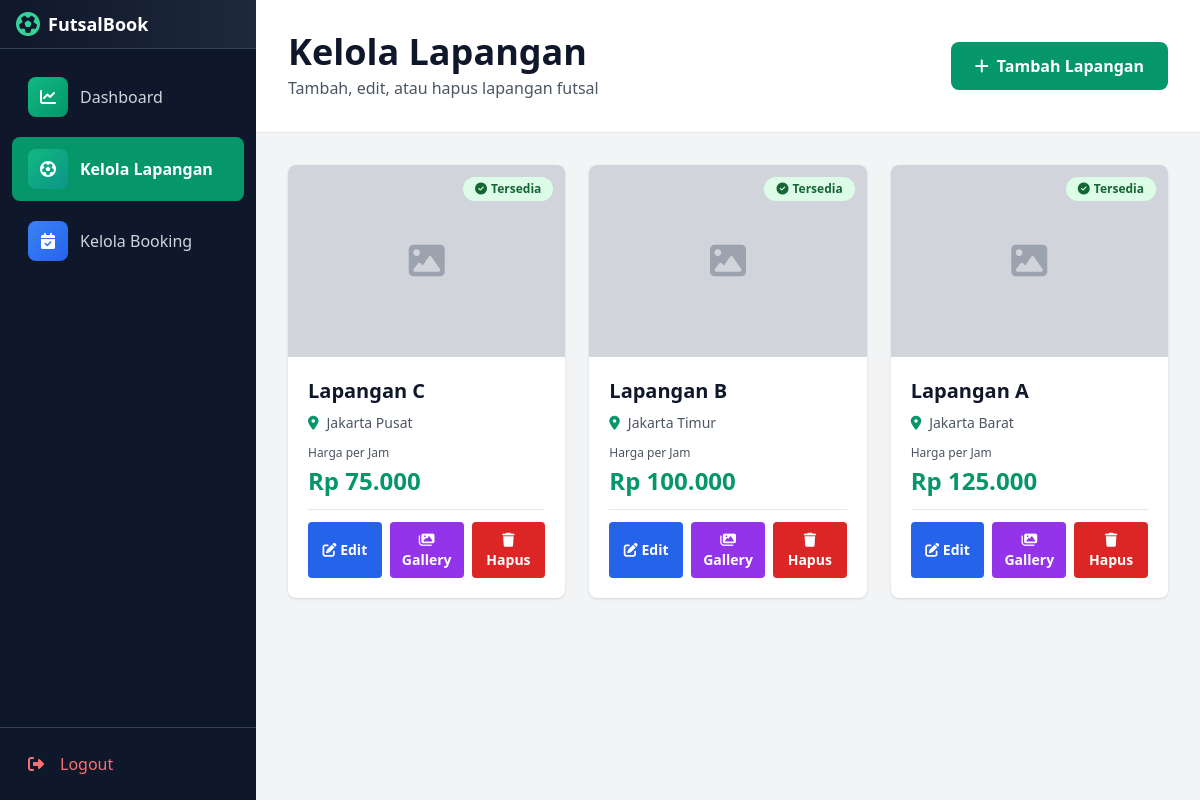
The app's page /admin/manage_lapangan.php (signed in), older data.
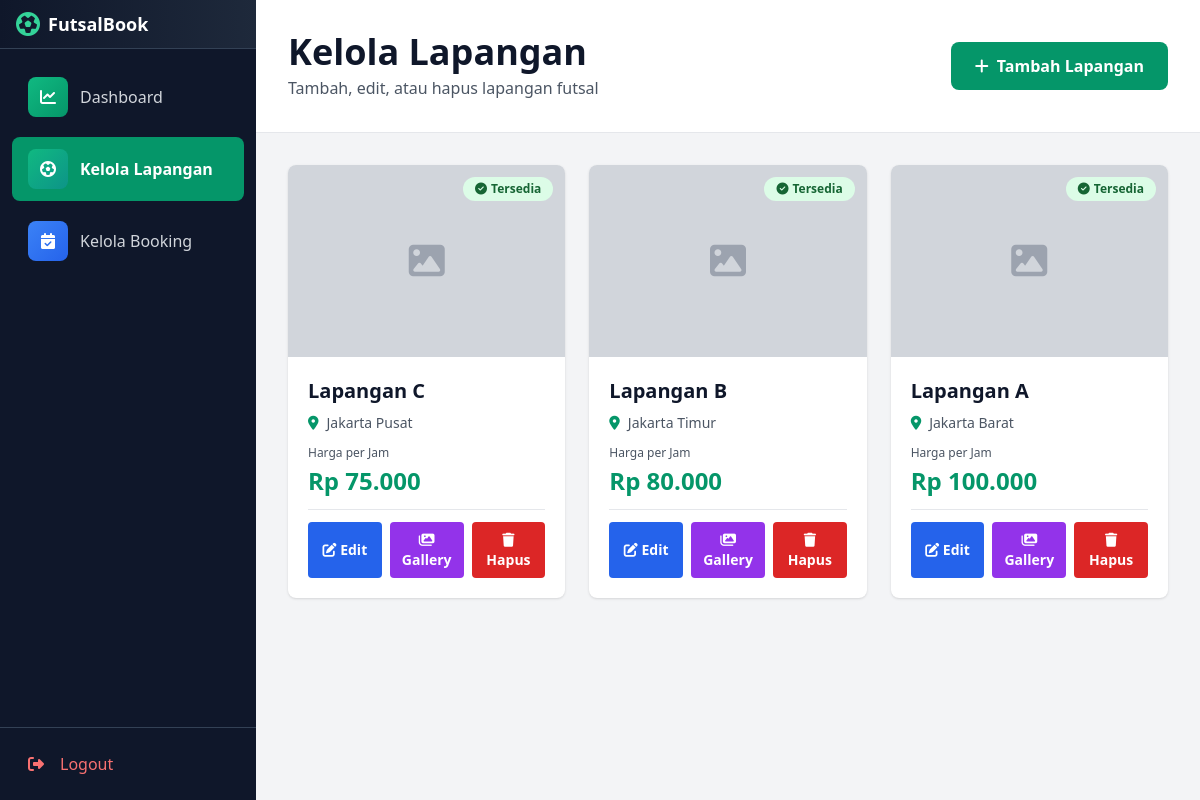
The same page, newer data.
### tables this page shows
CREATE TABLE tb_lapangan (
    id INT PRIMARY KEY AUTO_INCREMENT,
    nama VARCHAR(100) NOT NULL,
    harga INT DEFAULT 0,
    harga_weekend INT DEFAULT 0,
    status ENUM('tersedia', 'maintenance') DEFAULT 'tersedia',
    gambar VARCHAR(255) DEFAULT NULL,
    deskripsi TEXT DEFAULT NULL,
    deskripsi_lengkap TEXT DEFAULT NULL,
    fasilitas TEXT DEFAULT NULL,
    rating DECIMAL(3,2) DEFAULT 4.5,
    lokasi VARCHAR(150) DEFAULT 'Jakarta',
    ukuran VARCHAR(50) DEFAULT '40m x 20m',
    pencahayaan VARCHAR(100) DEFAULT 'Standar',
    parkir VARCHAR(100) DEFAULT 'Tersedia',
    tipe_lantai VARCHAR(100) DEFAULT 'Rumput Sintetis'
);

### admin/manage_lapangan.php (the view, shortened to what this page needs)
<?php
require '../config/koneksi.php';
$result = $conn->query("SELECT * FROM tb_lapangan ORDER BY id DESC");
$lapangan_list = [];
while ($row = $result->fetch_assoc()) {
    $lapangan_list[] = $row;
}
?>
<!DOCTYPE html>
<html lang="id">
<head>
    <script src="https://cdn.tailwindcss.com"></script>
    <link rel="stylesheet" href="https://cdnjs.cloudflare.com/ajax/libs/font-awesome/6.4.0/css/all.min.css">
</head>
<body class="bg-gray-100">
    <?php include 'sidebar.php'; ?>
    <main class="min-h-screen">
        <div class="bg-white border-b border-gray-200 p-4 md:p-8">
            <div class="max-w-7xl mx-auto flex flex-col md:flex-row justify-between items-start md:items-center gap-4">
                <div>
                    <h1 class="text-2xl md:text-4xl font-bold text-slate-900">Kelola Lapangan</h1>
                    <p class="text-gray-600 mt-1">Tambah, edit, atau hapus lapangan futsal</p>
                </div>
                <button onclick="openModal()" class="w-full md:w-auto bg-emerald-600 text-white px-6 py-3 rounded-lg font-semibold hover:bg-emerald-700 transition flex items-center justify-center gap-2">
                    <i class="fas fa-plus"></i> Tambah Lapangan
                </button>
            </div>
        </div>
        <div class="p-4 md:p-8">
            <div class="max-w-7xl mx-auto">
                <div class="grid grid-cols-1 md:grid-cols-2 lg:grid-cols-3 gap-4 md:gap-6">
                    <?php foreach ($lapangan_list as $lapangan): ?>
                        <div class="bg-white rounded-lg shadow hover:shadow-lg transition overflow-hidden flex flex-col">
                            <div class="relative h-40 md:h-48 bg-gray-200 overflow-hidden">
                                <?php if ($lapangan['gambar']): ?>
                                    <img src="../<?php echo htmlspecialchars($lapangan['gambar']); ?>" alt="<?php echo htmlspecialchars($lapangan['nama']); ?>" class="w-full h-full object-cover">
                                <?php else: ?>
                                    <div class="w-full h-full flex items-center justify-center bg-gray-300">
                                        <i class="fas fa-image text-gray-400 text-4xl"></i>
                                    </div>
                                <?php endif; ?>
                                <div class="absolute top-3 right-3">
                                    <?php
                                        if ($lapangan['status'] === 'tersedia') {
                                            echo '<span class="bg-green-100 text-green-800 px-3 py-1 rounded-full text-xs font-semibold flex items-center gap-1">
                                                    <i class="fas fa-check-circle"></i> Tersedia
                                                </span>';
                                        } else {
                                            echo '<span class="bg-red-100 text-red-800 px-3 py-1 rounded-full text-xs font-semibold flex items-center gap-1">
                                                    <i class="fas fa-exclamation-circle"></i> Maintenance
                                                </span>';
                                        }
                                    ?>
                                </div>
                            </div>
                            <div class="p-4 md:p-5 flex flex-col flex-1">
                                <h3 class="text-lg md:text-xl font-bold text-slate-900 mb-2"><?php echo htmlspecialchars($lapangan['nama']); ?></h3>
                                <div class="flex items-center gap-2 text-sm text-gray-600 mb-3">
                                    <i class="fas fa-map-marker-alt text-emerald-600"></i>
                                    <span><?php echo htmlspecialchars($lapangan['lokasi']); ?></span>
                                </div>
                                <div class="mb-3 pb-3 border-b border-gray-200">
                                    <p class="text-gray-600 text-xs mb-1">Harga per Jam</p>
                                    <p class="text-2xl font-bold text-emerald-600">Rp <?php echo number_format($lapangan['harga'], 0, ',', '.'); ?></p>
                                </div>
                                <div class="flex gap-2 mt-auto">
                                    <button onclick="editModal(<?php echo $lapangan['id']; ?>)" class="flex-1 bg-blue-600 text-white px-3 py-2 rounded font-semibold hover:bg-blue-700 text-sm transition">
                                        <i class="fas fa-edit"></i> Edit
                                    </button>
                                    <a href="manage_gallery.php?lapangan_id=<?php echo $lapangan['id']; ?>" class="flex-1 bg-purple-600 text-white px-3 py-2 rounded font-semibold hover:bg-purple-700 text-sm transition text-center">
                                        <i class="fas fa-images"></i> Gallery
                                    </a>
                                    <button onclick="if(confirm('Hapus lapangan ini?')) window.location='manage_lapangan.php?delete=<?php echo $lapangan['id']; ?>'" class="flex-1 bg-red-600 text-white px-3 py-2 rounded font-semibold hover:bg-red-700 text-sm transition">
                                        <i class="fas fa-trash"></i> Hapus
                                    </button>
                                </div>
                            </div>
                        </div>
                    <?php endforeach; ?>
                </div>
            </div>
        </div>
    </main>
</body>
</html>

### admin/sidebar.php (shortened to what this page needs)
<?php
$current_page = basename($_SERVER['PHP_SELF']);
?>
<aside id="admin-sidebar" class="fixed inset-y-0 left-0 bg-slate-900 text-white flex flex-col transform -translate-x-full md:translate-x-0 transition-transform duration-300 ease-in-out z-40">
    <div class="bg-gradient-to-r from-slate-900 to-slate-800 px-4 py-2 border-b border-slate-700">
        <div class="flex items-center gap-2">
            <i class="fas fa-futbol text-emerald-400 text-2xl"></i>
            <div class="font-bold text-white text-lg">FutsalBook</div>
        </div>
    </div>
    <nav class="flex-1 px-3 py-4 space-y-2 overflow-y-auto">
        <a href="dashboard.php" class="block py-3 px-4 rounded-lg transition flex items-center gap-3 <?php echo $current_page === 'dashboard.php' ? 'bg-emerald-600 font-semibold text-white' : 'text-gray-300 hover:bg-slate-800 hover:text-white'; ?>" onclick="closeSidebar()">
            <div class="w-10 h-10 rounded-lg bg-gradient-to-br from-emerald-500 to-emerald-600 flex items-center justify-center flex-shrink-0">
                <i class="fas fa-chart-line text-white"></i>
            </div>
            <span class="text-sm md:text-base">Dashboard</span>
        </a>
        <a href="manage_lapangan.php" class="block py-3 px-4 rounded-lg transition flex items-center gap-3 <?php echo $current_page === 'manage_lapangan.php' ? 'bg-emerald-600 font-semibold text-white' : 'text-gray-300 hover:bg-slate-800 hover:text-white'; ?>" onclick="closeSidebar()">
            <div class="w-10 h-10 rounded-lg bg-gradient-to-br from-emerald-500 to-teal-600 flex items-center justify-center flex-shrink-0">
                <i class="fas fa-futbol text-white"></i>
            </div>
            <span class="text-sm md:text-base">Kelola Lapangan</span>
        </a>
        <a href="manage_booking.php" class="block py-3 px-4 rounded-lg transition flex items-center gap-3 <?php echo $current_page === 'manage_booking.php' ? 'bg-emerald-600 font-semibold text-white' : 'text-gray-300 hover:bg-slate-800 hover:text-white'; ?>" onclick="closeSidebar()">
            <div class="w-10 h-10 rounded-lg bg-gradient-to-br from-blue-500 to-blue-600 flex items-center justify-center flex-shrink-0">
                <i class="fas fa-calendar-check text-white"></i>
            </div>
            <span class="text-sm md:text-base">Kelola Booking</span>
        </a>
    </nav>
    <div class="border-t border-slate-700 p-3">
        <a href="auth/logout.php" class="block py-3 px-4 rounded-lg transition flex items-center gap-3 text-red-400 hover:bg-red-900/20 hover:text-red-300">
            <i class="fas fa-sign-out-alt w-5"></i>
            <span>Logout</span>
        </a>
    </div>
</aside>

### admin/sidebar.php (style rules this page uses)
#admin-sidebar { transition: transform 0.3s ease-in-out; }
@media (min-width: 769px) { #admin-sidebar { width: 16rem; } }
@media (min-width: 769px) { main { margin-left: 16rem !important; padding-top: 0 !important; } }

Row changes from the older to the newer data that the page shows:
changed tb_lapangan "Lapangan B": harga "100.000" → "80.000"
changed tb_lapangan "Lapangan A": harga "125.000" → "100.000"
